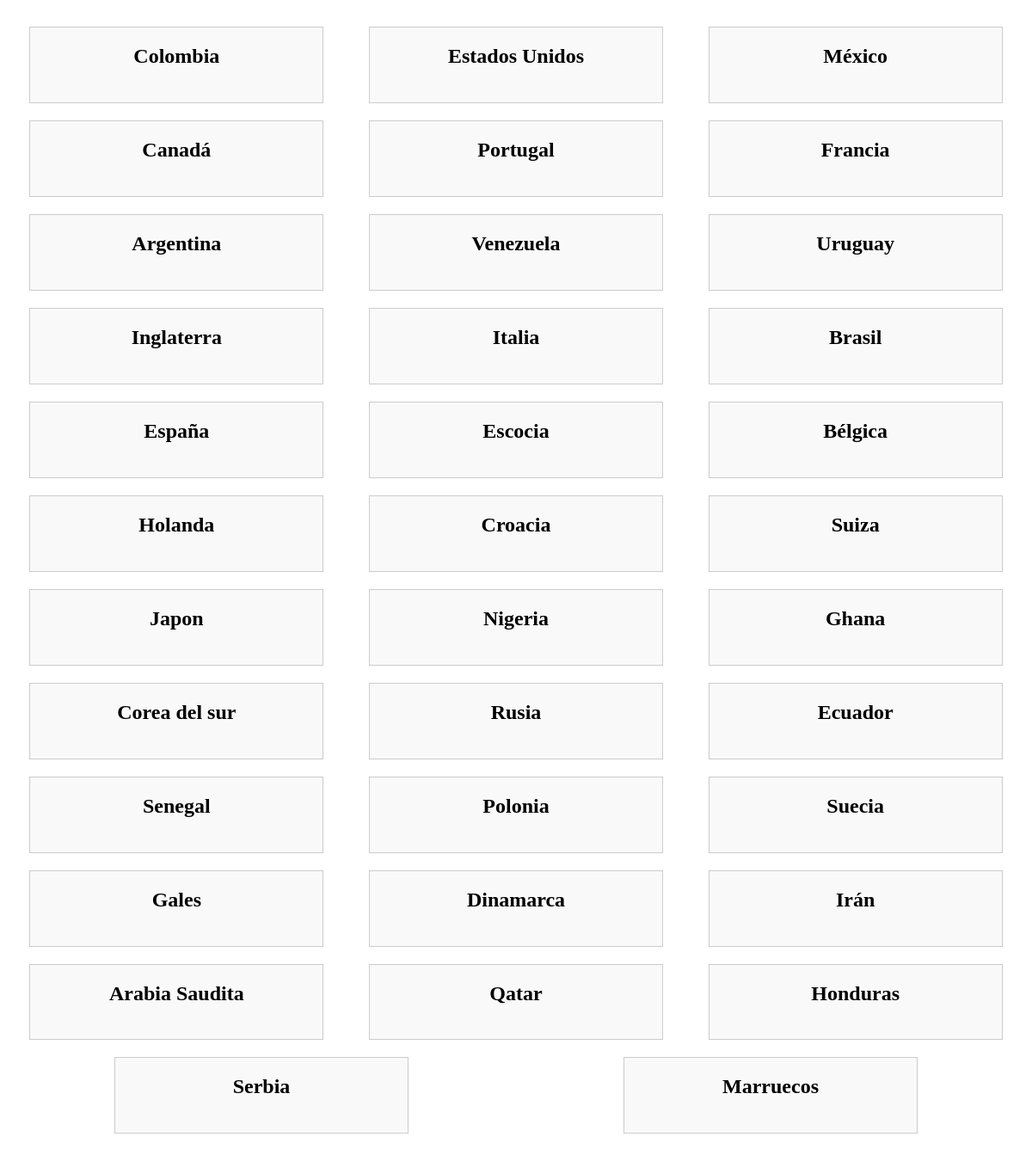
The page /usuarios/equipo on the database its author committed.
### equipo/models.py (models this page shows, shortened)
class Equipo(models.Model):
    Nombre_del_equipo = models.CharField(max_length=60)

### Fifa_2026/views.py (the view)
# urls.py: path('usuarios/equipo', views.equipo, name='equipo' ),
def equipo(request):
    equipos = Equipo.objects.all()
    return render( request,'equipo.html', {
        'equipos': equipos
    } )

### templates/equipo.html (shortened to what this page needs)
{% load static  %}
<!DOCTYPE html>
<html lang="es">
<head>
  <link rel="stylesheet" href="{% static "css/equipo.css" %} ">
</head>
<body>
  <div class="contenedor-productos">
    {% for equipo in equipos %}
     <div class="producto">
       <h2>{{ equipo.Nombre_del_equipo }}</a></h2>
      </div>
    {% endfor %}
  </div>
</body>
</html>

### static/css/equipo.css (style rules this page uses)
.contenedor-productos { display: flex; justify-content: space-around; flex-wrap: wrap; }
.producto { width: 300px; border: 1px solid #ccc; padding: 20px; margin: 10px; text-align: center; background-color: #f9f9f9; }
.producto h2 { margin-top: 0; }

### rows shown on the page
Equipo: Nombre_del_equipo "Colombia"
Equipo: Nombre_del_equipo "Estados Unidos"
Equipo: Nombre_del_equipo "México"
Equipo: Nombre_del_equipo "Canadá"
Equipo: Nombre_del_equipo "Portugal"
Equipo: Nombre_del_equipo "Francia"
Equipo: Nombre_del_equipo "Argentina"
Equipo: Nombre_del_equipo "Venezuela"
Equipo: Nombre_del_equipo "Uruguay"
Equipo: Nombre_del_equipo "Inglaterra"
Equipo: Nombre_del_equipo "Italia"
Equipo: Nombre_del_equipo "Brasil"
Equipo: Nombre_del_equipo "España"
Equipo: Nombre_del_equipo "Escocia"
Equipo: Nombre_del_equipo "Bélgica"
Equipo: Nombre_del_equipo "Holanda"
Equipo: Nombre_del_equipo "Croacia"
Equipo: Nombre_del_equipo "Suiza"
Equipo: Nombre_del_equipo "Japon"
Equipo: Nombre_del_equipo "Nigeria"
Equipo: Nombre_del_equipo "Ghana"
Equipo: Nombre_del_equipo "Corea del sur"
Equipo: Nombre_del_equipo "Rusia"
Equipo: Nombre_del_equipo "Ecuador"
Equipo: Nombre_del_equipo "Senegal"
Equipo: Nombre_del_equipo "Polonia"
Equipo: Nombre_del_equipo "Suecia"
Equipo: Nombre_del_equipo "Gales"
Equipo: Nombre_del_equipo "Dinamarca"
Equipo: Nombre_del_equipo "Irán"
Equipo: Nombre_del_equipo "Arabia Saudita"
Equipo: Nombre_del_equipo "Qatar"
Equipo: Nombre_del_equipo "Honduras"
Equipo: Nombre_del_equipo "Serbia"
Equipo: Nombre_del_equipo "Marruecos"
